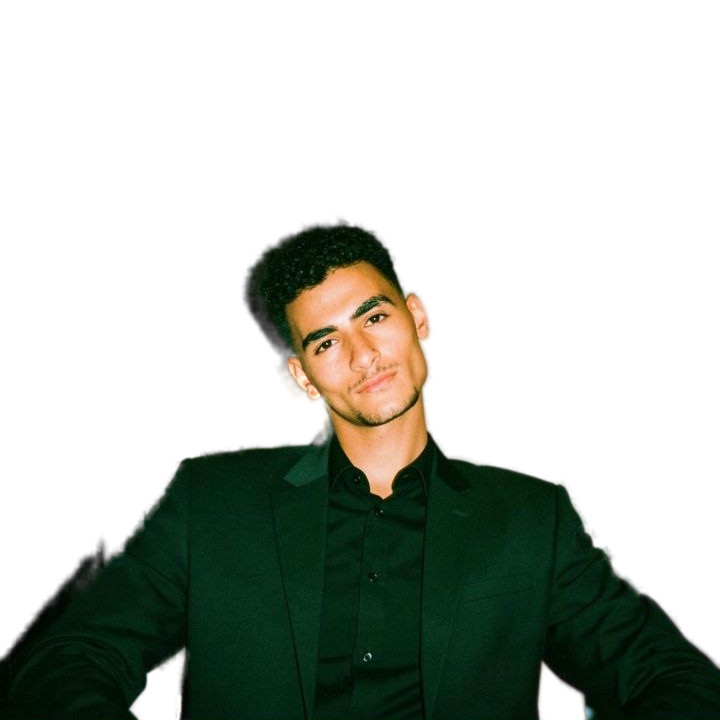
#> input picture assets/portrait-matted.png, 720 x 720 px
$ python dotty.py ../assets/portrait-matted.png
#> lines starting #> are read from the running program, lines starting #| are printed output that depends on the picture; after the words box and inside, x2 and y2 are one past the last pixel; in counts of white or black regions, pixels touching at a corner belong together
#!/usr/bin/env python3
"""Pointillist dot-art portrait from a photo -> PNG (README) + animated SVG + packed JSON (Pages demo).

Layouts produced (all from the same sampled points):
  1. lattice    - hex-offset grid, radius from local luminance (classic halftone)
  2. edge       - dots biased onto Sobel edges, so facial features are traced
  3. contour    - dots on brightness isolines (topographic look)
  4. neural     - dots + connection lines to nearest neighbours (mesh/graph look)
"""
import json
import os
import numpy as np
from PIL import Image, ImageDraw, ImageEnhance, ImageFilter

import argparse
p = argparse.ArgumentParser(); p.add_argument("src"); p.add_argument("--out", default="."); a_ = p.parse_args()
SRC = a_.src
OUT = a_.out
os.makedirs(OUT, exist_ok=True)

BG = (13, 17, 23)          # #0D1117 - matches the repo theme
ACCENT = (0, 240, 255)     # cyan used across the profile

# ---------------------------------------------------------------- load / crop
src_im = Image.open(SRC)
#> src_im is the input picture: PIL image 720x720 RGBA; mean R, G, B, A 87.4, 79.6, 51.8, 85.3
matted = "A" in src_im.getbands()
#> matted = True
if matted:
    # Stage 0 output (see matting.py): composite the subject onto the canvas
    # colour so removed background samples as flat #0D1117 instead of garbage.
    base = Image.new("RGBA", src_im.size, BG + (255,))
    im = Image.alpha_composite(base, src_im.convert("RGBA")).convert("RGB")
else:
    im = src_im.convert("RGB")

# The screenshot has uniform green letterbox bars. Rather than guessing, find the
# tightest content box by rejecting rows/cols that are near-flat in both colour and
# local contrast, then keep the largest contiguous block (tolerates the watermark row).
a0 = np.asarray(im).astype(np.float32) / 255.0
H0, W0 = a0.shape[:2]
#> H0 = 720; W0 = 720
lum = a0 @ np.array([0.2126, 0.7152, 0.0722])

# Letterbox bounds verified by inspecting the source screenshot:
# dark green bar until y~277, photo content 278..1003, bar + watermark below.
if matted or H0 < 1004:
    x0, x1, y0, y1 = 0, W0 - 1, 0, H0 - 1        # already cropped by matting.py
#> x0 = 0; x1 = 719; y0 = 0; y1 = 719
else:
    x0, x1, y0, y1 = 0, W0 - 1, 278, 1003
print(f"content box x:{x0}-{x1} y:{y0}-{y1}")
#| content box x:0-719 y:0-719

a = a0[y0:y1 + 1, x0:x1 + 1]
im = Image.fromarray((np.clip(a, 0, 1) * 255).astype(np.uint8))

# --------------------------------------------------------------- tone mapping
im = ImageEnhance.Contrast(im).enhance(1.12)
im = ImageEnhance.Color(im).enhance(1.18)
im = im.filter(ImageFilter.UnsharpMask(radius=2.4, percent=120, threshold=2))
arr = np.asarray(im).astype(np.float32) / 255.0

# Gentle shadow lift so the black suit keeps structure on the near-black canvas.
arr = np.clip(arr ** 0.90 * 1.05 + 0.025, 0.0, 1.0)

H, W = arr.shape[:2]
#> H = 720; W = 720
lum = arr @ np.array([0.2126, 0.7152, 0.0722])

# Sobel edge magnitude for feature weighting
gx = np.zeros_like(lum); gy = np.zeros_like(lum)
kx = np.array([[-1, 0, 1], [-2, 0, 2], [-1, 0, 1]], np.float32) / 4.0
ky = kx.T
def shift(m, dy, dx):
    out = np.zeros_like(m)
    ys0, ys1 = max(0, dy), min(H, H + dy)
    xs0, xs1 = max(0, dx), min(W, W + dx)
    out[ys0:ys1, xs0:xs1] = m[ys0 - dy:ys1 - dy, xs0 - dx:xs1 - dx]
    return out

gx[:] = 0.0; gy[:] = 0.0
for dy in (-1, 0, 1):
    for dx in (-1, 0, 1):
        gx += kx[1 + dy, 1 + dx] * shift(lum, dy, dx)
        gy += ky[1 + dy, 1 + dx] * shift(lum, dy, dx)
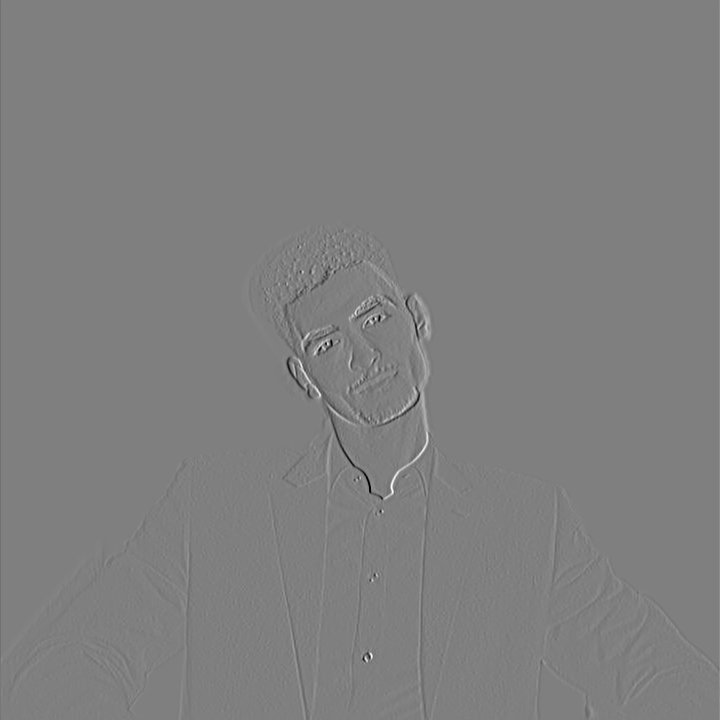
#> gx: shape (720, 720) float64; min -0.975, max 0.974, mean -5.39e-06; drawn with min black and max white
edge = np.hypot(gx, gy)
edge = edge / max(edge.max(), 1e-6)
edge = edge ** 1.3

CELL = 6.4
PITCH_X, PITCH_Y = CELL, CELL * 0.88

def sample(points):
    """points: (N,2) float px in canvas space -> (colors uint8 hex, radius)"""
    if len(points) == 0:
        return np.empty((0, 6), np.uint8), np.empty(0, np.float32)
    ix = np.clip(points[:, 0].astype(np.int32), 0, W - 1)
    iy = np.clip(points[:, 1].astype(np.int32), 0, H - 1)
    # 2x2 area average
    x1 = np.clip(ix + 1, 0, W - 1); y1 = np.clip(iy + 1, 0, H - 1)
    c = (arr[iy, ix] + arr[iy, x1] + arr[y1, ix] + arr[y1, x1]) * 0.25
    l = (lum[iy, ix] + lum[iy, x1] + lum[y1, ix] + lum[y1, x1]) * 0.25
    e = (edge[iy, ix] + edge[iy, x1] + edge[y1, ix] + edge[y1, x1]) * 0.25
    return (np.clip(c, 0, 1) * 255).astype(np.uint8), l, e

rng = np.random.default_rng(20060)

CW, CH = int(W), int(H)
#> CW = 720; CH = 720

# ---- layout 1: hex lattice, radius from luminance ----
rows = int(CH // PITCH_Y)
#> rows = 127
cols = int(CW // CELL)
#> cols = 112
pts = []
for r in range(rows):
    off = (CELL * 0.5) if (r % 2) else 0.0
    for c in range(cols):
        pts.append((c * CELL + CELL * 0.5 + off, r * PITCH_Y + PITCH_Y * 0.5))
pts = np.array(pts, np.float32)
col1, l1, _ = sample(pts)
#> in sample, `l = (lum[iy, ix] + lum[iy, x1] + lum[y1, ix] + lum[y1, x1]) * 0.25`: l = 14224 values, max 1 at index 6324, min 0.025 at index 6767, mean 0.15
#> in sample, `e = (edge[iy, ix] + edge[iy, x1] + edge[y1, ix] + edge[y1, x1]) * 0.25`: e = 14224 values, max 0.747 at index 8458, min 0 at index 6325, mean 0.0069
#> l1 has the same summary as l in sample
rad1 = CELL * (0.06 + 0.62 * l1 ** 0.90)   # dark canvas: light IS the ink
#> rad1 = 14224 values, max 4.35 at index 6324, min 0.527 at index 6767, mean 1.09

# ---- layout 2: edge-weighted scatter (features traced) ----
N_EDGE = 5200
# importance map: edges + a floor so shading is still present
w2 = (edge + 0.11) ** 1.9
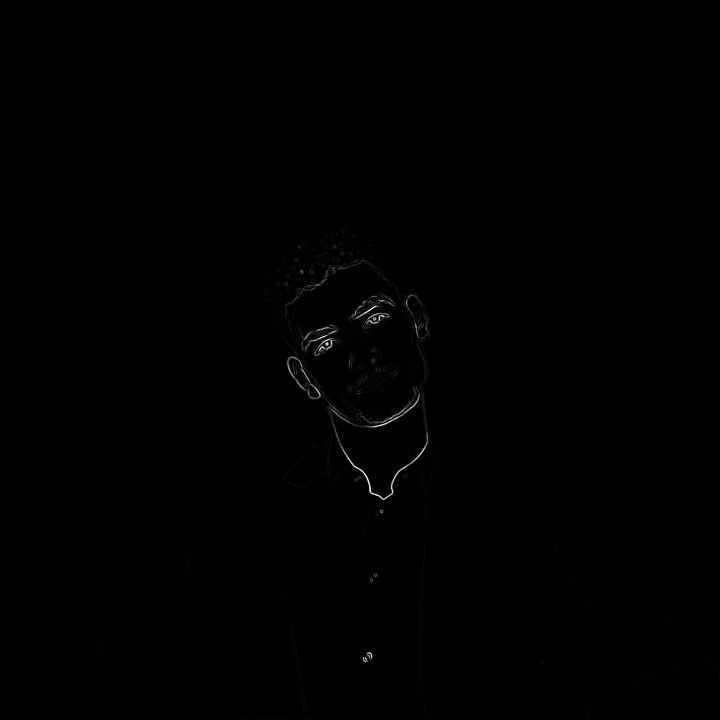
#> w2: shape (720, 720) float64; min 0.0151, max 1.22, mean 0.0184; drawn with min black and max white
w2 = w2 / w2.sum()
idx2 = rng.choice(H * W, size=N_EDGE, p=w2.ravel())
#> idx2 = 5200 values, max 518360 at index 4156, min 26 at index 4664, mean 262826.1
y2i, x2i = np.unravel_index(idx2, (H, W))
#> y2i = 5200 values, max 719 at index 39, min 0 at index 153, mean 364.5; x2i = 5200 values, max 719 at index 252, min 0 at index 664, mean 357.3
pts2 = np.stack([x2i + rng.uniform(-0.4, 0.4, N_EDGE),
                 y2i + rng.uniform(-0.4, 0.4, N_EDGE)], axis=1).astype(np.float32)
#> pts2 = 5200 pairs, first value -0.258 to 719.4, second value -0.391 to 719.4
col2, l2, e2 = sample(pts2)
#> l2 = 5200 values, max 1 at index 1071, min 0.025 at index 596, mean 0.195; e2 = 5200 values, max 0.855 at index 4126, min 0 at index 977, mean 0.0525
rad2 = CELL * (0.14 + 0.32 * e2 + 0.22 * (1.0 - l2))
#> rad2 = 5200 values, max 3.38 at index 4126, min 0.896 at index 4788, mean 2.14

# ---- layout 3: contour bands (isolines of brightness) ----
lv = np.clip((lum * 13).astype(np.int32), 0, 12)
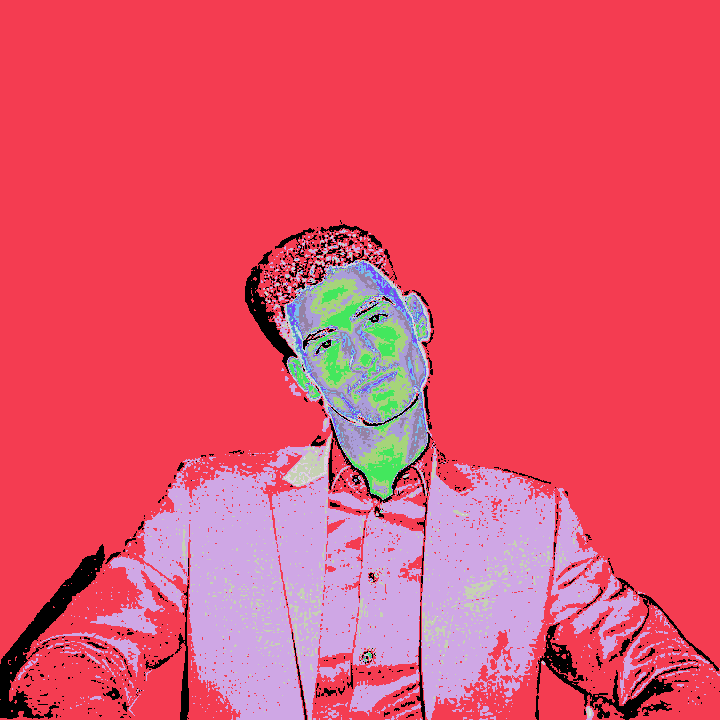
#> lv: shape (720, 720) int32; 13 distinct labels, from 0 to 12; one colour per label, 0 black
boundary = np.zeros_like(lum, bool)
boundary[:, :-1] |= np.abs(np.diff(lv, axis=1)) > 0
#> boundary: shape (720, 720) bool; 6.3% white in thin lines or dots, all inside (x1, y1, x2, y2) = (0, 220, 719, 720)
boundary[:-1, :] |= np.abs(np.diff(lv, axis=0)) > 0
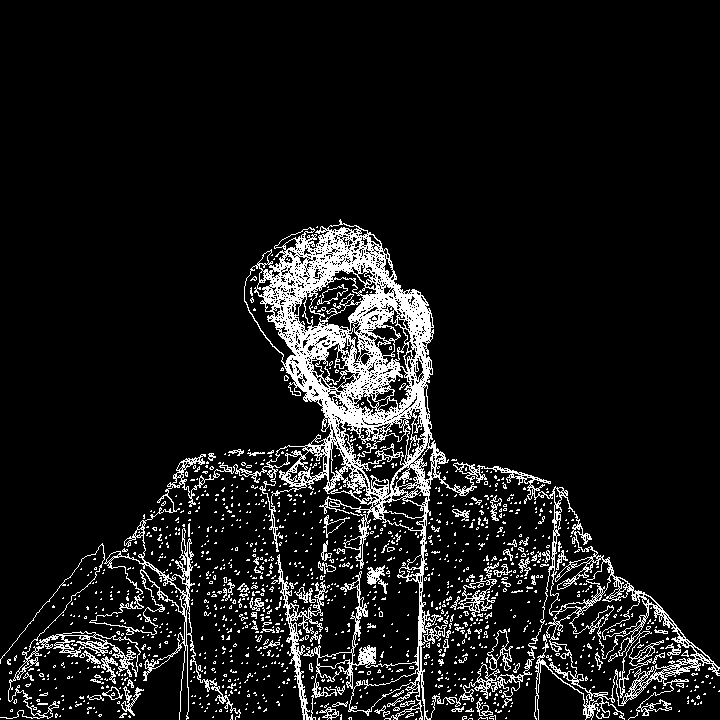
#> boundary: shape (720, 720) bool; 9.5% white in thin lines or dots, all inside (x1, y1, x2, y2) = (0, 219, 720, 720)
by, bx = np.nonzero(boundary)
N_CON = 6400
keep = rng.choice(len(by), size=N_CON, replace=False)
#> keep = 6400 values, max 49193 at index 1243, min 10 at index 1413, mean 24919.2
pts3 = np.stack([bx[keep] + rng.uniform(-0.6, 0.6, N_CON),
                 by[keep] + rng.uniform(-0.6, 0.6, N_CON)], axis=1).astype(np.float32)
#> pts3 = 6400 pairs, first value 0.134 to 715.6, second value 222.4 to 719.1
col3, l3, e3 = sample(pts3)
#> l3 = 6400 values, max 1 at index 579, min 0.025 at index 1199, mean 0.28; e3 = 6400 values, max 0.88 at index 1985, min 0.000589 at index 452, mean 0.0481
rad3 = CELL * (0.18 + 0.34 * (1.0 - l3))
#> rad3 = 6400 values, max 3.27 at index 1199, min 1.15 at index 579, mean 2.72

# ---- layout 4: neural mesh (edge points + k-NN links) ----
mesh_idx = rng.choice(H * W, size=1600, p=w2.ravel())
#> mesh_idx = 1600 values, max 518243 at index 454, min 417 at index 754, mean 264489.4
my, mx = np.unravel_index(mesh_idx, (H, W))
#> my = 1600 values, max 719 at index 293, min 0 at index 754, mean 366.8; mx = 1600 values, max 719 at index 241, min 0 at index 124, mean 360.5
pts4 = np.stack([mx + rng.uniform(-0.4, 0.4, 1600), my + rng.uniform(-0.4, 0.4, 1600)],
                axis=1).astype(np.float32)
#> pts4 = 1600 pairs, first value -0.0496 to 719.1, second value -0.224 to 718.8
k = 4
d = np.sqrt(((pts4[:, None, :] - pts4[None, :, :]) ** 2).sum(-1))
np.fill_diagonal(d, np.inf)
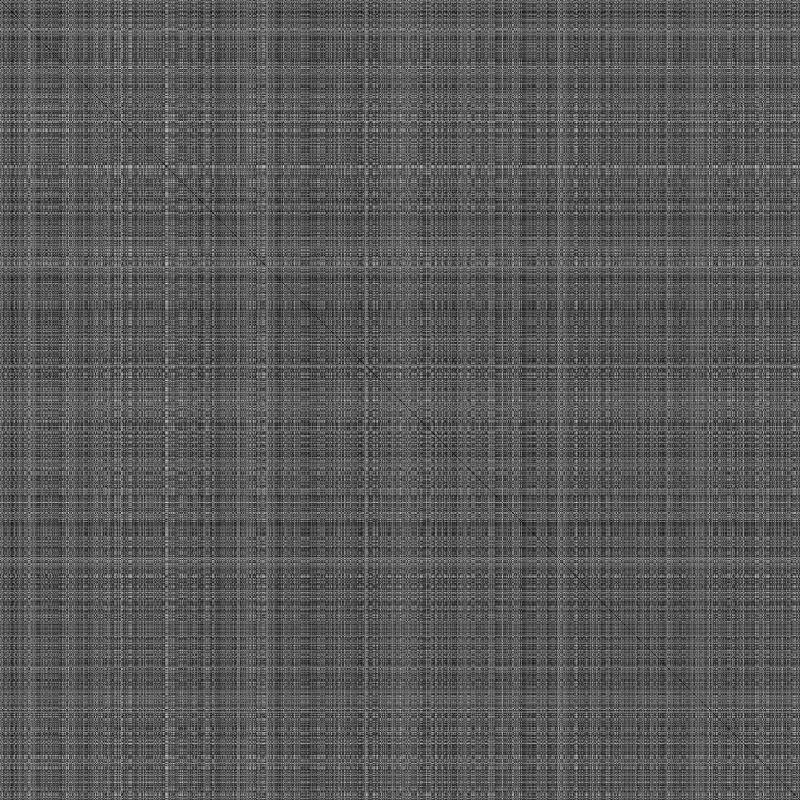
#> d: shape (1600, 1600) float32 (shown at 1/2 size); 0.06% of the values are NaN or infinite; the others: min 0.181, max 997.1, mean 350.2; drawn with min black, max white, NaN and infinite black
link = np.argmin(d, axis=1)
#> link = 1600 values, max 1599 at index 585, min 0 at index 1522, mean 808.5
edges_pairs = [(i, link[i]) for i in range(len(pts4)) if d[i, link[i]] < 46]
#> edges_pairs = 1600 pairs, first value 0 to 1599, second value 0 to 1599

LAYOUTS = []
def pack(p, c, r):
    return {
        "x": np.round(p[:, 0], 1).tolist(),
        "y": np.round(p[:, 1], 1).tolist(),
        "r": np.round(r, 2).tolist(),
        "c": [f"{v[0]:02x}{v[1]:02x}{v[2]:02x}" for v in c],
    }

c4, l4, e4 = sample(pts4)
#> in sample (call 4), `c = (arr[iy, ix] + arr[iy, x1] + arr[y1, ix] + arr[y1, x1]) * 0.25`: c = 1600 rows, first 8: [0.0819, 0.112, 0.145], [0.0819, 0.112, 0.145], [0.0819, 0.112, 0.145], [0.025, 0.0727, 0.025], [0.0819, 0.112, 0.145], [0.0819, 0.112, 0.145], [0.0819, 0.112, 0.145], [0.0819, 0.112, 0.145]
#> c4 = 1600 rows, first 8: [20, 28, 37], [20, 28, 37], [20, 28, 37], [6, 18, 6], [20, 28, 37], [20, 28, 37], [20, 28, 37], [20, 28, 37]; l4 = 1600 values, max 1 at index 130, min 0.025 at index 802, mean 0.188; e4 = 1600 values, max 0.804 at index 758, min 1.88e-23 at index 0, mean 0.0489
rad4 = CELL * (0.18 + 0.30 * e4 + 0.22 * (1.0 - l4))
#> rad4 = 1600 values, max 3.49 at index 1066, min 1.16 at index 1360, mean 2.39
LAYOUTS = {
    "lattice": pack(pts, col1, rad1),
    "edge": pack(pts2, col2, rad2),
    "contour": pack(pts3, col3, rad3),
    "mesh": pack(pts4, c4, rad4),
}

payload = {
    "w": CW, "h": CH, "cell": CELL,
    "bg": "%02x%02x%02x" % BG, "accent": "%02x%02x%02x" % ACCENT,
    "links": [[int(a_), int(b_)] for a_, b_ in edges_pairs],
    "layouts": LAYOUTS,
}
json.dump(payload, open(f"{OUT}/dots.json", "w"), separators=(",", ":"))
sz = os.path.getsize(f"{OUT}/dots.json")
print(f"dots.json {sz/1024:.0f} KiB  lattice={len(pts)} edge={len(pts2)} contour={len(pts3)} mesh={len(pts4)} links={len(edges_pairs)}")
#| dots.json 1245 KiB  lattice=14224 edge=5200 contour=6400 mesh=1600 links=1600

# ---------------------------------------------------------------- static PNG
def render(p, c, r, ss=3, glow=None):
#> called with p = array of shape (14224, 2), c = array of shape (14224, 3), r = array of shape (14224,), ss = 3
    img = Image.new("RGB", (CW * ss, CH * ss), BG)
    dr = ImageDraw.Draw(img)
    hexes = [f"{v[0]:02x}{v[1]:02x}{v[2]:02x}" for v in c]
#> hexes = 14224 items, first 6: '141c25', '141c25', '141c25', '141c25', '141c25', '141c25'
    for (x, y), rr, h in zip(p, r, hexes):
        col = (int(h[0:2], 16), int(h[2:4], 16), int(h[4:6], 16))
        dr.ellipse([(x - rr) * ss, (y - rr) * ss, (x + rr) * ss, (y + rr) * ss], fill=col)
#> this loop made 14224 passes
#> x on passes 1 to 3: 3.2, 9.6, 16
    img = img.resize((CW, CH), Image.LANCZOS)
#> img: PIL image 720x720 RGB
    if glow:
        halo = Image.new("RGB", (CW, CH), BG)
        hd = ImageDraw.Draw(halo)
        for (x, y), rr, h in zip(p, r, hexes):
            if rr > np.quantile(r, 0.93):
                hd.ellipse([x - rr, y - rr, x + rr, y + rr],
                           fill=(int(h[0:2], 16), int(h[2:4], 16), int(h[4:6], 16)))
        halo = halo.filter(ImageFilter.GaussianBlur(9))
        img = Image.blend(img, halo, 0.22)
    return img

hero = render(pts, col1, rad1)
# head + shoulders composition (the matte frame is already tighter than the raw screenshot)
box = (int(W * 0.16), int(H * 0.20), int(W * 0.84), int(H * 0.97)) if matted \
    else (int(W * 0.10), int(H * 0.22), int(W * 0.92), int(H * 0.92))
#> box = (115, 144, 604, 698)
hero.crop(box).save(f"{OUT}/portrait-hero.png", optimize=True)
hero.save(f"{OUT}/portrait-full.png", optimize=True)
render(pts2, col2, rad2, glow=True).crop(box).save(f"{OUT}/portrait-edge.png", optimize=True)
#> call 2 of render, with p = array of shape (5200, 2), c = array of shape (5200, 3), r = array of shape (5200,), ss = 3, glow = True
#> in render (call 2), `hexes = [f"{v[0]:02x}{v[1]:02x}{v[2]:02x}" for v in c]`: hexes = 5200 items, first 6: '141c25', 'd2dfe1', '141c25', '141c25', '4b8f57', '141c25'
#> the loop in render (call 2), `for (x, y), rr, h in zip(p, r, hexes):` made 5200 passes
#> (x, y, rr, h, col) on passes 1 to 3: (666, 434.7, 2.15, '141c25', (20, 28, 37)), (369.2, 655.9, 1.95, 'd2dfe1', (210, 223, 225)), (606.9, 152.1, 2.15, '141c25', (20, 28, 37))
#> in render (call 2), `img = img.resize((CW, CH), Image.LANCZOS)`:
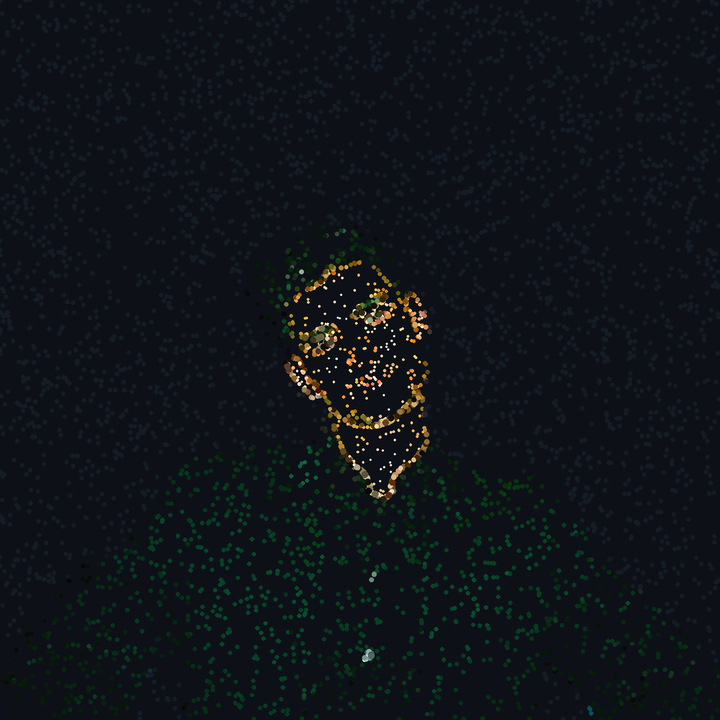
#> img: PIL image 720x720 RGB; mean R, G, B 15.2, 20.6, 24.8
#> the loop in render (call 2), `for (x, y), rr, h in zip(p, r, hexes):` made 5200 passes
#> (x, y, rr, h) on passes 1 to 3: (666, 434.7, 2.15, '141c25'), (369.2, 655.9, 1.95, 'd2dfe1'), (606.9, 152.1, 2.15, '141c25')
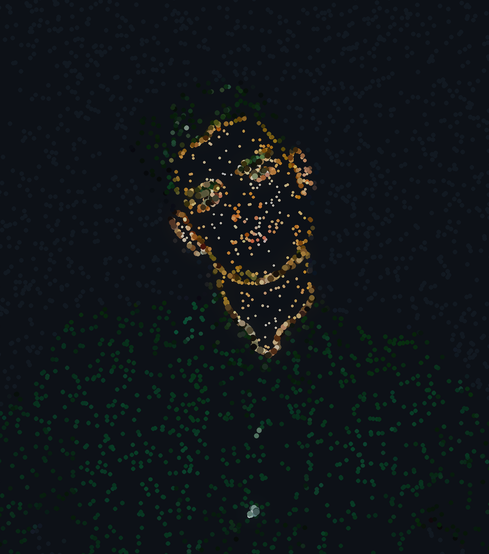
#> saved as portrait-edge.png: PIL image 489x554 RGB; mean R, G, B 16, 21.3, 24.7
print("png ok")

# ------------------------------------------------------------- animated SVG
def svg_animated(p, c, r, w, h, step=9):
    n = len(p)
    order = np.argsort(p[:, 1] * 0.55 + p[:, 0] * 0.45 + rng.normal(0, 60, n))
    parts = [f'<svg xmlns="http://www.w3.org/2000/svg" viewBox="0 0 {w} {h}" width="{w}" height="{h}">',
             f'<rect x="0" y="0" width="{w}" height="{h}" fill="#{payload["bg"]}"/>',
             '<g>']
    hexes = [f"{v[0]:02x}{v[1]:02x}{v[2]:02x}" for v in c]
    for k, i in enumerate(order):
        x, y, rr = p[i]
        t = k * step
        parts.append(
            f'<circle cx="{x:.1f}" cy="{y:.1f}" r="{rr:.2f}" fill="#{hexes[i]}" opacity="0">'
            f'<set attributeName="opacity" to="1" begin="{t}ms" dur="indefinite"/></circle>')
    parts.append(f'<animate attributeName="opacity" values="0;1" dur="{n*step+400}ms" fill="freeze"/>')
    parts.append('</g></svg>')
    return "".join(parts)

# static SVG (no script/SMIL timing so it also works as a plain image file)
def svg_static(p, c, r, w, h):
#> called with p = array of shape (14224, 2), c = array of shape (14224, 3), r = array of shape (14224,), w = 720, h = 720
    parts = [f'<svg xmlns="http://www.w3.org/2000/svg" viewBox="0 0 {w} {h}" width="{w}" height="{h}">',
             f'<rect x="0" y="0" width="{w}" height="{h}" fill="#{payload["bg"]}"/>']
    hexes = [f"{v[0]:2x}" for v in c]
#> hexes = 14224 items, first 6: '14', '14', '14', '14', '14', '14'
    for (x, y), rr, h6 in zip(p, r, [f"{v[0]:02x}{v[1]:02x}{v[2]:02x}" for v in c]):
        parts.append(f'<circle cx="{x:.1f}" cy="{y:.1f}" r="{rr:.2f}" fill="#{h6}"/>')
#> after the loop, parts = 14226 items
    parts.append('</svg>')
    return "".join(parts)

svg = svg_static(pts, col1, rad1, CW, CH)
open(f"{OUT}/portrait-dots.svg", "w").write(svg)
print(f"svg {os.path.getsize(f'{OUT}/portrait-dots.svg')/1024:.0f} KiB")
